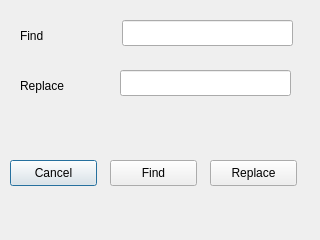
<?xml version="1.0" encoding="UTF-8"?>
<ui version="4.0">
 <class>FindReplaceDialog</class>
 <widget class="QDialog" name="FindReplaceDialog">
  <property name="geometry">
   <rect>
    <x>0</x>
    <y>0</y>
    <width>320</width>
    <height>240</height>
   </rect>
  </property>
  <property name="windowTitle">
   <string>Dialog</string>
  </property>
  <widget class="QLineEdit" name="findLineEdit">
   <property name="geometry">
    <rect>
     <x>122</x>
     <y>20</y>
     <width>171</width>
     <height>26</height>
    </rect>
   </property>
   <property name="text">
    <string/>
   </property>
  </widget>
  <widget class="QLineEdit" name="replaceLineEdit">
   <property name="geometry">
    <rect>
     <x>120</x>
     <y>70</y>
     <width>171</width>
     <height>26</height>
    </rect>
   </property>
  </widget>
  <widget class="QLabel" name="label">
   <property name="geometry">
    <rect>
     <x>20</x>
     <y>20</y>
     <width>91</width>
     <height>31</height>
    </rect>
   </property>
   <property name="text">
    <string/>
   </property>
  </widget>
  <widget class="QLabel" name="label_2">
   <property name="geometry">
    <rect>
     <x>20</x>
     <y>70</y>
     <width>91</width>
     <height>31</height>
    </rect>
   </property>
   <property name="text">
    <string>Replace</string>
   </property>
  </widget>
  <widget class="QLabel" name="label_3">
   <property name="geometry">
    <rect>
     <x>20</x>
     <y>10</y>
     <width>81</width>
     <height>51</height>
    </rect>
   </property>
   <property name="text">
    <string>Find</string>
   </property>
  </widget>
  <widget class="QPushButton" name="pushButton">
   <property name="geometry">
    <rect>
     <x>10</x>
     <y>160</y>
     <width>87</width>
     <height>26</height>
    </rect>
   </property>
   <property name="text">
    <string>Cancel</string>
   </property>
  </widget>
  <widget class="QPushButton" name="pushButton_2">
   <property name="geometry">
    <rect>
     <x>210</x>
     <y>160</y>
     <width>87</width>
     <height>26</height>
    </rect>
   </property>
   <property name="text">
    <string>Replace</string>
   </property>
  </widget>
  <widget class="QPushButton" name="pushButton_3">
   <property name="geometry">
    <rect>
     <x>110</x>
     <y>160</y>
     <width>87</width>
     <height>26</height>
    </rect>
   </property>
   <property name="text">
    <string>Find</string>
   </property>
  </widget>
 </widget>
 <resources/>
 <connections/>
</ui>
